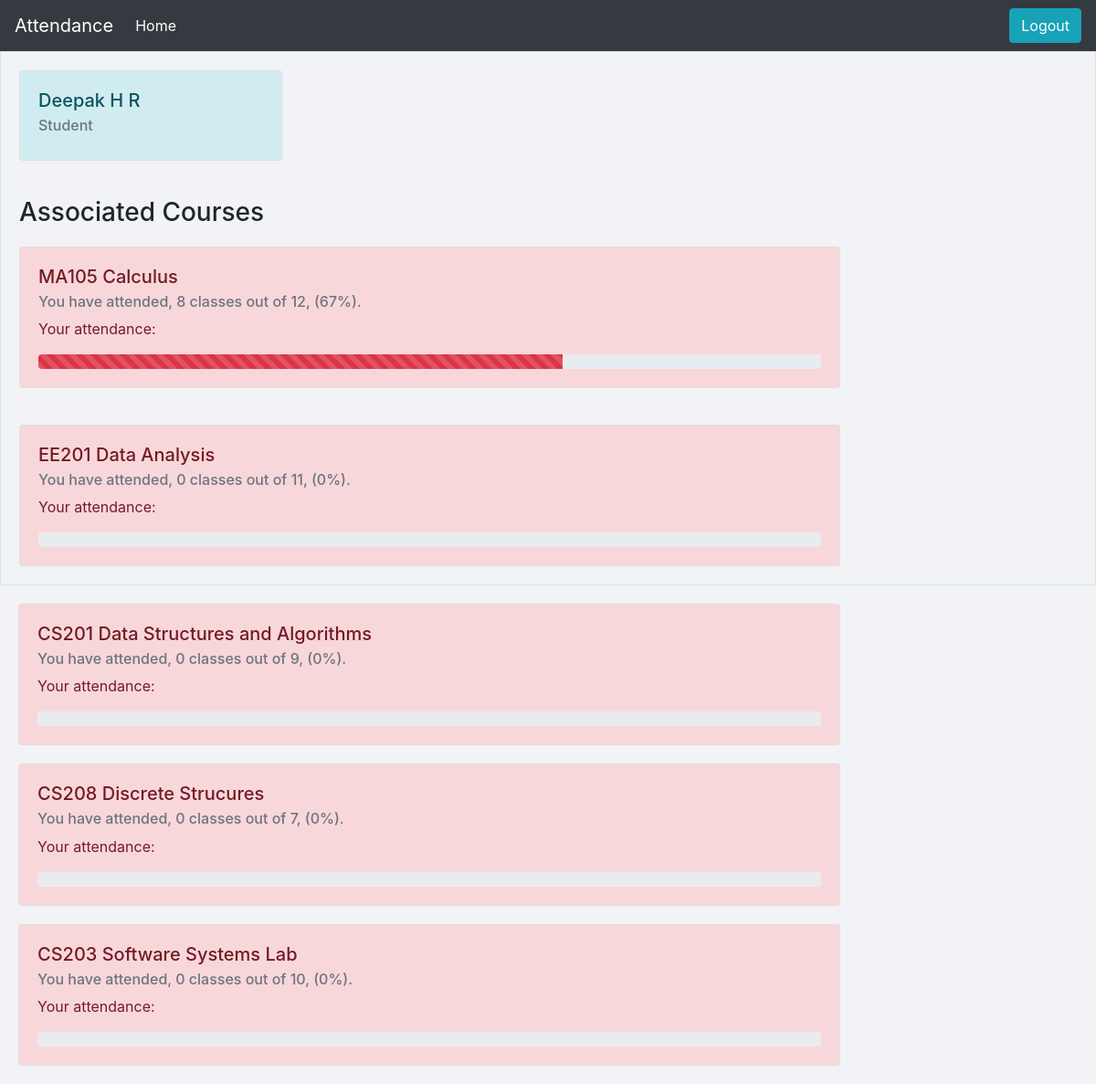
Screenshot of / (signed in) with the database file from the repository.
### user/models.py (models this page shows, shortened)
class Profile(models.Model):
	user = models.OneToOneField(User, on_delete = models.CASCADE)
	rollno = models.CharField(max_length=9, blank=True)
	BRANCH_CHOICES = (
        ('CSE', 'Computer Science'),
        ('EE', 'Electrical Engineering'),
        ('ME', 'Mechanical Engineering'),
    )
	branch = models.CharField(max_length = 3, choices = BRANCH_CHOICES, blank = True)
	teaching_assistant='TA'
	student='ST'
	professor='PR'
	EMPLOYMENT_CHOICES = (
        (teaching_assistant, 'Teaching Assistant'),
        (student, 'Student'),
        (professor, 'Professor'),
    )
	employment = models.CharField(max_length = 2, choices = EMPLOYMENT_CHOICES, default= student)

### attendance/models.py (models this page shows)
class Course(models.Model):
	people = models.ManyToManyField(User, blank = True)
	code = models.CharField(max_length=6, default='code')
	name = models.CharField(max_length=100, default='Course Name')
	next_class = models.DateTimeField(blank=True, default = timezone.now)
	being_held = models.BooleanField(default = False)
	classes_held = models.IntegerField(default = 0)
	def __str__(self):
		return f'{self.code} {self.name}'
	class Meta:
		ordering = ['name']

### attendance/views.py (the view)
# urls.py: 2. Add a URL to urlpatterns:  path('', views.home, name='home')
def home(request):
	context = {}
	if request.user.is_authenticated:
		temp = request.user.course_set.all()
		context['courses'] = []
		if request.method == 'POST':
			course = Course.objects.get(name = 'Calculus')
			notify('real_time_count.txt', course)
		for course in temp:
			n = request.user.attendance_set.all().filter(course = course, isPresent=True).count()
			frac = 100*n/course.classes_held
			color = 'success'
			if frac > 80 and frac<85:
				color = 'warning'
			elif frac < 80:
				color = 'danger'
			context['courses'].append((course, round(frac), n, color))
	return render(request, 'attendance/manager.html', context)

### attendance/templates/attendance/manager.html (shortened to what this page needs)
{% extends "user/base.html" %}
{% load static %}
{% load crispy_forms_tags %}
{% block content %}
<div class="d-flex flex-row flex-wrap border">
{% if user.is_authenticated %}
	<div class="card" style="width: 18rem; animation-name: fadeInUp;">
	  <div class="card-body alert-info">
	    <h5 class="card-title">{{user.first_name}} {{user.last_name}}</h5>
	    <h6 class="card-subtitle mb-2 text-muted">{{user.profile.get_employment_display}}</h6>
	  </div>
	</div>
{% endif %}
{% if courses %}
	<div class="w-100">
	<h3 style="margin: 20px" style="animation-name: fadeInRight;">
		Associated Courses
	</h3>
	{% for course in courses %}
	<div class="w-75 card" style="animation-name: fadeInRight;">
	  <div class="card-body alert-{{course.3}}">
	    <h5 class="card-title">{{course.0}}</h5>
	    <h6 class="card-subtitle mb-2 text-muted">
	    	You have attended, {{course.2}} classes out of {{course.0.classes_held}}, ({{course.1}}%).
	    </h6>
	    <p class="card-text">
	    	Your attendance:
	    </p>
	    <div class="progress">
			<div class="progress-bar progress-bar-striped bg-{{course.3}}" role="progressbar"
			style="width: {{course.1}}%;" aria-valuenow="25" aria-valuemin="0" aria-valuemax="100"></div>
		</div>
	  </div>
	</div>
	</div>
	{% endfor %}
{% endif %}
{% endblock %}

### attendance/templates/attendance/manager.html (style rules this page uses)
body { background-color: #f1f3f6; }
.card { animation-duration: 1s; margin: 20px; }

### rows the page displays
Course: code+name "MA105 Calculus", course "8", classes_held "12", course "67"
Course: code+name "EE201 Data Analysis", being_held "0", classes_held "11"
Course: code+name "CS201 Data Structures and Algorithms", being_held "0", classes_held "9"
Course: code+name "CS208 Discrete Strucures", being_held "0", classes_held "7"
Course: code+name "CS203 Software Systems Lab", being_held "0", classes_held "10"

### other values shown
{{ user.first_name }} "Deepak"
{{ user.last_name }} "H R"
{{ user.profile.get_employment_display }} "Student"
